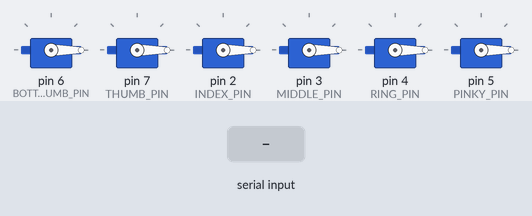
Bench run of a sketch on a simulated Arduino Uno, built with avr-gcc and run on an emulated ATmega328P. Shown: 6 × servo. The test bench sets the inputs (shaded band).

Above: at 1.2 s.
1.3 s: "90,45\n" received over Serial
At 2.1 s:
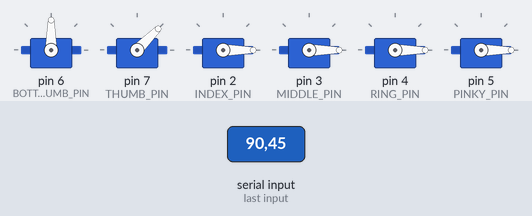
2.8 s: "30,150\n" received over Serial
At 3.2 s:
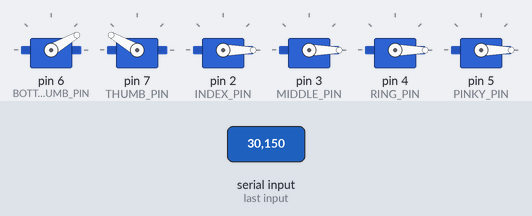
4.3 s: "5\n" received over Serial
At 5.5 s:
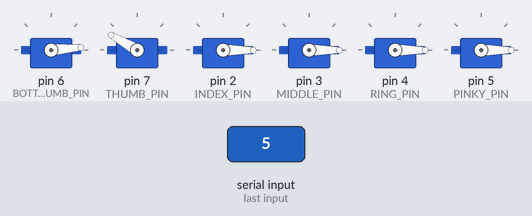
5.8 s: "90\n" received over Serial
At 6.7 s:
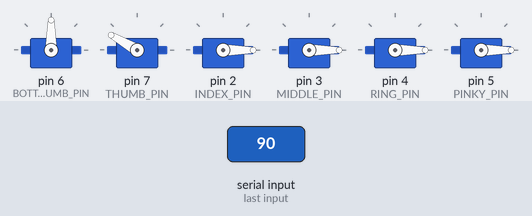
7.3 s: "200\n" received over Serial
At 7.9 s:
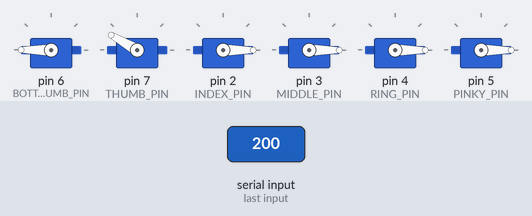
8.8 s: ",\n" received over Serial
At 10.2 s:
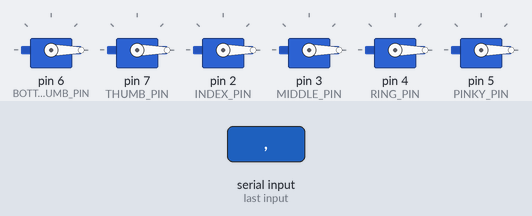
Timing chart, 0 to 11.3 s (numbered marks = the images above; inputs shaded):
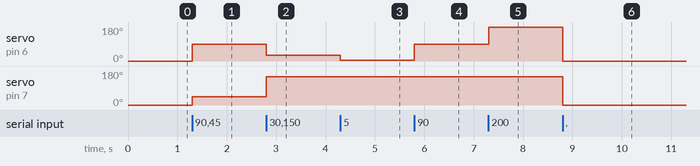

Measured:
- after the input at 1.3 s, servo on pin 6 (BOTTOM_THUMB_PIN): 0° → 90° at once; servo on pin 7 (THUMB_PIN): 0° → 45° at once
- after the input at 2.8 s, servo on pin 6 (BOTTOM_THUMB_PIN): 90° → 30° at once; servo on pin 7 (THUMB_PIN): 45° → 150° at once
- after the input at 4.3 s, servo on pin 6 (BOTTOM_THUMB_PIN): 30° → 5° at once
- after the input at 5.8 s, servo on pin 6 (BOTTOM_THUMB_PIN): 5° → 90° at once
- after the input at 7.3 s, servo on pin 6 (BOTTOM_THUMB_PIN): 90° → 180° at once
- after the input at 8.8 s, servo on pin 6 (BOTTOM_THUMB_PIN): 180° → 0° at once; servo on pin 7 (THUMB_PIN): 150° → 0° at once

The sketch:

arduino.ino
```cpp
#include <Servo.h>

const int NUM_SERVOS = 6;

const int BOTTOM_THUMB_PIN = 6;
const int THUMB_PIN = 7;
const int INDEX_PIN = 2;
const int MIDDLE_PIN = 3;
const int RING_PIN = 4;
const int PINKY_PIN = 5;

const int SERVO_PINS[NUM_SERVOS] = {BOTTOM_THUMB_PIN, THUMB_PIN, INDEX_PIN, MIDDLE_PIN, RING_PIN, PINKY_PIN};
const long BAUD = 115200; // Must match the baud rate in the Python script

Servo servos[NUM_SERVOS];
String buffer;

void setup() {
  Serial.begin(BAUD); // Start the serial communication with the Python script

  const int MAX_STRING_LENGTH = 23; // "180,180,180,180,180,180" is 23 characters
  buffer.reserve(MAX_STRING_LENGTH);

  for (int i = 0; i < NUM_SERVOS; i++) {
    servos[i].attach(SERVO_PINS[i]);
    servos[i].write(0); // Open all fingers fully to start
  }
}

void loop() {
  while (Serial.available() > 0) {
    char c = Serial.read();
    if (c == '\n') {
      applyAngles(buffer);
      buffer = "";
    } else if (c != '\r') {
      buffer += c;
    }
  }
}

// Takes a string of comma-separated angles and applies them to the servos
void applyAngles(const String& line) {
  int idx = 0;
  int start = 0;

  for (unsigned int i = 0; i <= line.length() && idx < NUM_SERVOS; i++) {
    if (i == line.length() || line[i] == ',') {
      int value = line.substring(start, i).toInt();
      value = constrain(value, 0, 180);
      servos[idx].write(value);
      start = i + 1;
      idx++;
    }
  }
}
```
